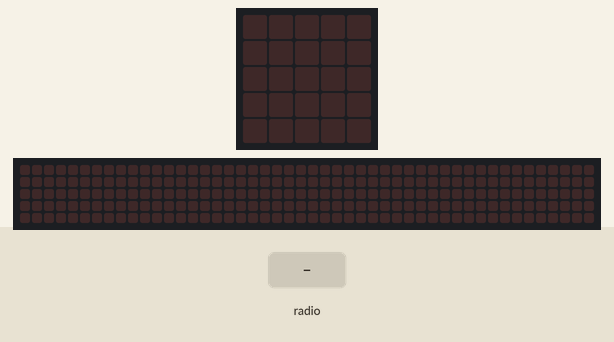
A program run on a simulated BBC micro:bit running MicroPython. On the bench: the board's 5×5 LED display, a strip that is not on the board, showing the scrolling text unrolled. Inputs (shaded band) come from the test bench. The 48×5 strip is a reading aid, not a part: it shows the text the display is scrolling, unrolled, one strip-width of it at a time.

Above: at 1.2 s.
1.3 s: radio message "1" arrives
At 1.37 s:
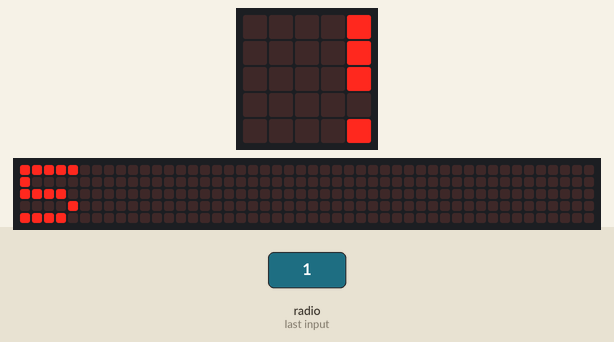
4.3 s: radio message "50" arrives
At 4.38 s:
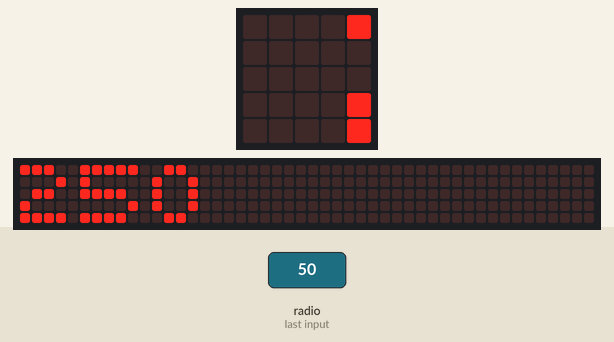
Timing chart, 0 to 7.3 s (numbered marks = the images above; inputs shaded):
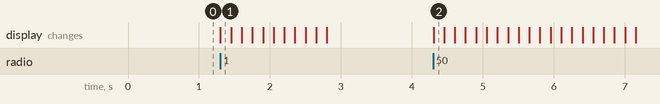

The program:

petx_prijem.py
```python
from microbit import *
import radio

radio.on()

while True:
    broj = radio.receive()
    if broj is not None:
        broj = int(broj)*5
        display.scroll(str(broj))
    sleep(100)
```

Measured:
- after the input at 1.3 s, the display: changes at once (image 1)
- after the input at 4.3 s, the display: changes at once (image 2)
